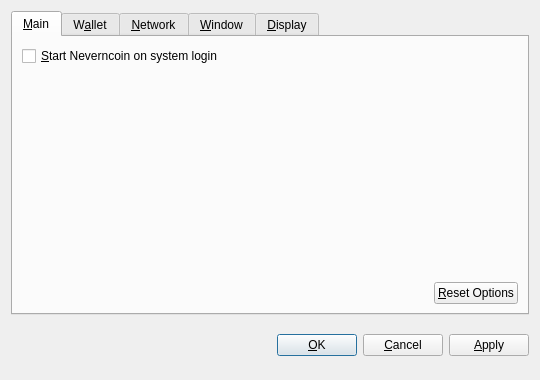
<?xml version="1.0" encoding="UTF-8"?>
<ui version="4.0">
 <class>OptionsDialog</class>
 <widget class="QDialog" name="OptionsDialog">
  <property name="geometry">
   <rect>
    <x>0</x>
    <y>0</y>
    <width>540</width>
    <height>380</height>
   </rect>
  </property>
  <property name="windowTitle">
   <string>Options</string>
  </property>
  <property name="modal">
   <bool>true</bool>
  </property>
  <layout class="QVBoxLayout" name="verticalLayout">
   <item>
    <widget class="QTabWidget" name="tabWidget">
     <property name="tabPosition">
      <enum>QTabWidget::North</enum>
     </property>
     <property name="currentIndex">
      <number>0</number>
     </property>
     <widget class="QWidget" name="tabMain">
      <attribute name="title">
       <string>&amp;Main</string>
      </attribute>
      <layout class="QVBoxLayout" name="verticalLayout_Main">
       <item>
        <widget class="QCheckBox" name="bitcoinAtStartup">
         <property name="toolTip">
          <string>Automatically start Neverncoin after logging in to the system.</string>
         </property>
         <property name="text">
          <string>&amp;Start Neverncoin on system login</string>
         </property>
        </widget>
       </item>
       <item>
        <spacer name="verticalSpacer_Main">
         <property name="orientation">
          <enum>Qt::Vertical</enum>
         </property>
         <property name="sizeHint" stdset="0">
          <size>
           <width>20</width>
           <height>40</height>
          </size>
         </property>
        </spacer>
       </item>
       <item>
        <layout class="QHBoxLayout" name="horizontalLayout_2_Main">
         <item>
          <spacer name="horizontalSpacer_2_Main">
           <property name="orientation">
            <enum>Qt::Horizontal</enum>
           </property>
           <property name="sizeHint" stdset="0">
            <size>
             <width>40</width>
             <height>20</height>
            </size>
           </property>
          </spacer>
         </item>
         <item>
          <widget class="QPushButton" name="resetButton">
           <property name="toolTip">
            <string>Reset all client options to default.</string>
           </property>
           <property name="text">
            <string>&amp;Reset Options</string>
           </property>
           <property name="autoDefault">
            <bool>false</bool>
           </property>
          </widget>
         </item>
        </layout>
       </item>
      </layout>
     </widget>
     <widget class="QWidget" name="tabWallet">
      <attribute name="title">
       <string>W&amp;allet</string>
      </attribute>
      <layout class="QVBoxLayout" name="verticalLayout_Network">
       <item>
        <widget class="QLabel" name="transactionFeeInfoLabel">
         <property name="text">
          <string>Optional transaction fee per kB that helps make sure your transactions are processed quickly. Most transactions are 1 kB.</string>
         </property>
         <property name="textFormat">
          <enum>Qt::PlainText</enum>
         </property>
         <property name="wordWrap">
          <bool>true</bool>
         </property>
        </widget>
       </item>
       <item>
        <layout class="QHBoxLayout" name="horizontalLayout_1_Main">
         <item>
          <widget class="QLabel" name="transactionFeeLabel">
           <property name="text">
            <string>Pay transaction &amp;fee</string>
           </property>
           <property name="textFormat">
            <enum>Qt::PlainText</enum>
           </property>
           <property name="buddy">
            <cstring>transactionFee</cstring>
           </property>
          </widget>
         </item>
         <item>
          <widget class="BitcoinAmountField" name="transactionFee"/>
         </item>
         <item>
          <spacer name="horizontalSpacer_1_Main">
           <property name="orientation">
            <enum>Qt::Horizontal</enum>
           </property>
           <property name="sizeHint" stdset="0">
            <size>
             <width>40</width>
             <height>20</height>
            </size>
           </property>
          </spacer>
         </item>
        </layout>
       </item>
       <item>
        <widget class="QLabel" name="label">
         <property name="text">
          <string>If you disable the spending of unconfirmed change, the change from a transaction cannot be used until that transaction has at least one confirmation. This also affects how your balance is computed.</string>
         </property>
         <property name="wordWrap">
          <bool>true</bool>
         </property>
        </widget>
       </item>
       <item>
        <widget class="QCheckBox" name="spendZeroConfChange">
         <property name="text">
          <string>Spend unconfirmed change  (experts only)</string>
         </property>
        </widget>
       </item>
       <item>
        <spacer name="verticalSpacer">
         <property name="orientation">
          <enum>Qt::Vertical</enum>
         </property>
         <property name="sizeHint" stdset="0">
          <size>
           <width>20</width>
           <height>40</height>
          </size>
         </property>
        </spacer>
       </item>
      </layout>
     </widget>
     <widget class="QWidget" name="tabNetwork">
      <attribute name="title">
       <string>&amp;Network</string>
      </attribute>
      <layout class="QVBoxLayout" name="verticalLayout_Network">
       <item>
        <widget class="QCheckBox" name="mapPortUpnp">
         <property name="toolTip">
          <string>Automatically open the Neverncoin client port on the router. This only works when your router supports UPnP and it is enabled.</string>
         </property>
         <property name="text">
          <string>Map port using &amp;UPnP</string>
         </property>
        </widget>
       </item>
       <item>
        <widget class="QCheckBox" name="connectSocks">
         <property name="toolTip">
          <string>Connect to the Neverncoin network through a SOCKS proxy (e.g. when connecting through Tor).</string>
         </property>
         <property name="text">
          <string>&amp;Connect through SOCKS proxy:</string>
         </property>
        </widget>
       </item>
       <item>
        <layout class="QHBoxLayout" name="horizontalLayout_Network">
         <item>
          <widget class="QLabel" name="proxyIpLabel">
           <property name="text">
            <string>Proxy &amp;IP:</string>
           </property>
           <property name="textFormat">
            <enum>Qt::PlainText</enum>
           </property>
           <property name="buddy">
            <cstring>proxyIp</cstring>
           </property>
          </widget>
         </item>
         <item>
          <widget class="QValidatedLineEdit" name="proxyIp">
           <property name="maximumSize">
            <size>
             <width>140</width>
             <height>16777215</height>
            </size>
           </property>
           <property name="toolTip">
            <string>IP address of the proxy (e.g. 127.0.0.1)</string>
           </property>
          </widget>
         </item>
         <item>
          <widget class="QLabel" name="proxyPortLabel">
           <property name="text">
            <string>&amp;Port:</string>
           </property>
           <property name="textFormat">
            <enum>Qt::PlainText</enum>
           </property>
           <property name="buddy">
            <cstring>proxyPort</cstring>
           </property>
          </widget>
         </item>
         <item>
          <widget class="QLineEdit" name="proxyPort">
           <property name="maximumSize">
            <size>
             <width>55</width>
             <height>16777215</height>
            </size>
           </property>
           <property name="toolTip">
            <string>Port of the proxy (e.g. 9050)</string>
           </property>
          </widget>
         </item>
         <item>
          <widget class="QLabel" name="socksVersionLabel">
           <property name="text">
            <string>SOCKS &amp;Version:</string>
           </property>
           <property name="textFormat">
            <enum>Qt::PlainText</enum>
           </property>
           <property name="buddy">
            <cstring>socksVersion</cstring>
           </property>
          </widget>
         </item>
         <item>
          <widget class="QValueComboBox" name="socksVersion">
           <property name="toolTip">
            <string>SOCKS version of the proxy (e.g. 5)</string>
           </property>
          </widget>
         </item>
         <item>
          <spacer name="horizontalSpacer_Network">
           <property name="orientation">
            <enum>Qt::Horizontal</enum>
           </property>
           <property name="sizeHint" stdset="0">
            <size>
             <width>40</width>
             <height>20</height>
            </size>
           </property>
          </spacer>
         </item>
        </layout>
       </item>
       <item>
        <spacer name="verticalSpacer_Network">
         <property name="orientation">
          <enum>Qt::Vertical</enum>
         </property>
         <property name="sizeHint" stdset="0">
          <size>
           <width>20</width>
           <height>40</height>
          </size>
         </property>
        </spacer>
       </item>
      </layout>
     </widget>
     <widget class="QWidget" name="tabWindow">
      <attribute name="title">
       <string>&amp;Window</string>
      </attribute>
      <layout class="QVBoxLayout" name="verticalLayout_Window">
       <item>
        <widget class="QCheckBox" name="minimizeToTray">
         <property name="toolTip">
          <string>Show only a tray icon after minimizing the window.</string>
         </property>
         <property name="text">
          <string>&amp;Minimize to the tray instead of the taskbar</string>
         </property>
        </widget>
       </item>
       <item>
        <widget class="QCheckBox" name="minimizeOnClose">
         <property name="toolTip">
          <string>Minimize instead of exit the application when the window is closed. When this option is enabled, the application will be closed only after selecting Quit in the menu.</string>
         </property>
         <property name="text">
          <string>M&amp;inimize on close</string>
         </property>
        </widget>
       </item>
       <item>
        <spacer name="verticalSpacer_Window">
         <property name="orientation">
          <enum>Qt::Vertical</enum>
         </property>
         <property name="sizeHint" stdset="0">
          <size>
           <width>20</width>
           <height>40</height>
          </size>
         </property>
        </spacer>
       </item>
      </layout>
     </widget>
     <widget class="QWidget" name="tabDisplay">
      <attribute name="title">
       <string>&amp;Display</string>
      </attribute>
      <layout class="QVBoxLayout" name="verticalLayout_Display">
       <item>
        <layout class="QHBoxLayout" name="horizontalLayout_1_Display">
         <item>
          <widget class="QLabel" name="langLabel">
           <property name="text">
            <string>User Interface &amp;language:</string>
           </property>
           <property name="textFormat">
            <enum>Qt::PlainText</enum>
           </property>
           <property name="buddy">
            <cstring>lang</cstring>
           </property>
          </widget>
         </item>
         <item>
          <widget class="QValueComboBox" name="lang">
           <property name="toolTip">
            <string>The user interface language can be set here. This setting will take effect after restarting Neverncoin.</string>
           </property>
          </widget>
         </item>
        </layout>
       </item>
       <item>
        <layout class="QHBoxLayout" name="horizontalLayout_2_Display">
         <item>
          <widget class="QLabel" name="unitLabel">
           <property name="text">
            <string>&amp;Unit to show amounts in:</string>
           </property>
           <property name="textFormat">
            <enum>Qt::PlainText</enum>
           </property>
           <property name="buddy">
            <cstring>unit</cstring>
           </property>
          </widget>
         </item>
         <item>
          <widget class="QValueComboBox" name="unit">
           <property name="toolTip">
            <string>Choose the default subdivision unit to show in the interface and when sending coins.</string>
           </property>
          </widget>
         </item>
        </layout>
       </item>
       <item>
        <widget class="QCheckBox" name="displayAddresses">
         <property name="toolTip">
          <string>Whether to show Neverncoin addresses in the transaction list or not.</string>
         </property>
         <property name="text">
          <string>&amp;Display addresses in transaction list</string>
         </property>
        </widget>
       </item>
       <item>
        <widget class="QCheckBox" name="coinControlFeatures">
         <property name="toolTip">
          <string>Whether to show coin control features or not.</string>
         </property>
         <property name="text">
          <string>Display coin &amp;control features (experts only!)</string>
         </property>
        </widget>
       </item>
       <item>
        <spacer name="verticalSpacer_Display">
         <property name="orientation">
          <enum>Qt::Vertical</enum>
         </property>
         <property name="sizeHint" stdset="0">
          <size>
           <width>20</width>
           <height>40</height>
          </size>
         </property>
        </spacer>
       </item>
      </layout>
     </widget>
    </widget>
   </item>
   <item>
    <layout class="QHBoxLayout" name="horizontalLayout_Buttons">
     <item>
      <spacer name="horizontalSpacer_1">
       <property name="orientation">
        <enum>Qt::Horizontal</enum>
       </property>
       <property name="sizeHint" stdset="0">
        <size>
         <width>40</width>
         <height>48</height>
        </size>
       </property>
      </spacer>
     </item>
     <item>
      <widget class="QLabel" name="statusLabel">
       <property name="font">
        <font>
         <weight>75</weight>
         <bold>true</bold>
        </font>
       </property>
       <property name="text">
        <string/>
       </property>
       <property name="textFormat">
        <enum>Qt::PlainText</enum>
       </property>
       <property name="wordWrap">
        <bool>true</bool>
       </property>
      </widget>
     </item>
     <item>
      <spacer name="horizontalSpacer_2">
       <property name="orientation">
        <enum>Qt::Horizontal</enum>
       </property>
       <property name="sizeHint" stdset="0">
        <size>
         <width>40</width>
         <height>48</height>
        </size>
       </property>
      </spacer>
     </item>
     <item>
      <widget class="QPushButton" name="okButton">
       <property name="text">
        <string>&amp;OK</string>
       </property>
      </widget>
     </item>
     <item>
      <widget class="QPushButton" name="cancelButton">
       <property name="text">
        <string>&amp;Cancel</string>
       </property>
       <property name="autoDefault">
        <bool>false</bool>
       </property>
      </widget>
     </item>
     <item>
      <widget class="QPushButton" name="applyButton">
       <property name="text">
        <string>&amp;Apply</string>
       </property>
       <property name="autoDefault">
        <bool>false</bool>
       </property>
      </widget>
     </item>
    </layout>
   </item>
  </layout>
 </widget>
 <customwidgets>
  <customwidget>
   <class>BitcoinAmountField</class>
   <extends>QSpinBox</extends>
   <header>bitcoinamountfield.h</header>
  </customwidget>
  <customwidget>
   <class>QValueComboBox</class>
   <extends>QComboBox</extends>
   <header>qvaluecombobox.h</header>
  </customwidget>
  <customwidget>
   <class>QValidatedLineEdit</class>
   <extends>QLineEdit</extends>
   <header>qvalidatedlineedit.h</header>
  </customwidget>
 </customwidgets>
 <resources/>
 <connections/>
</ui>
